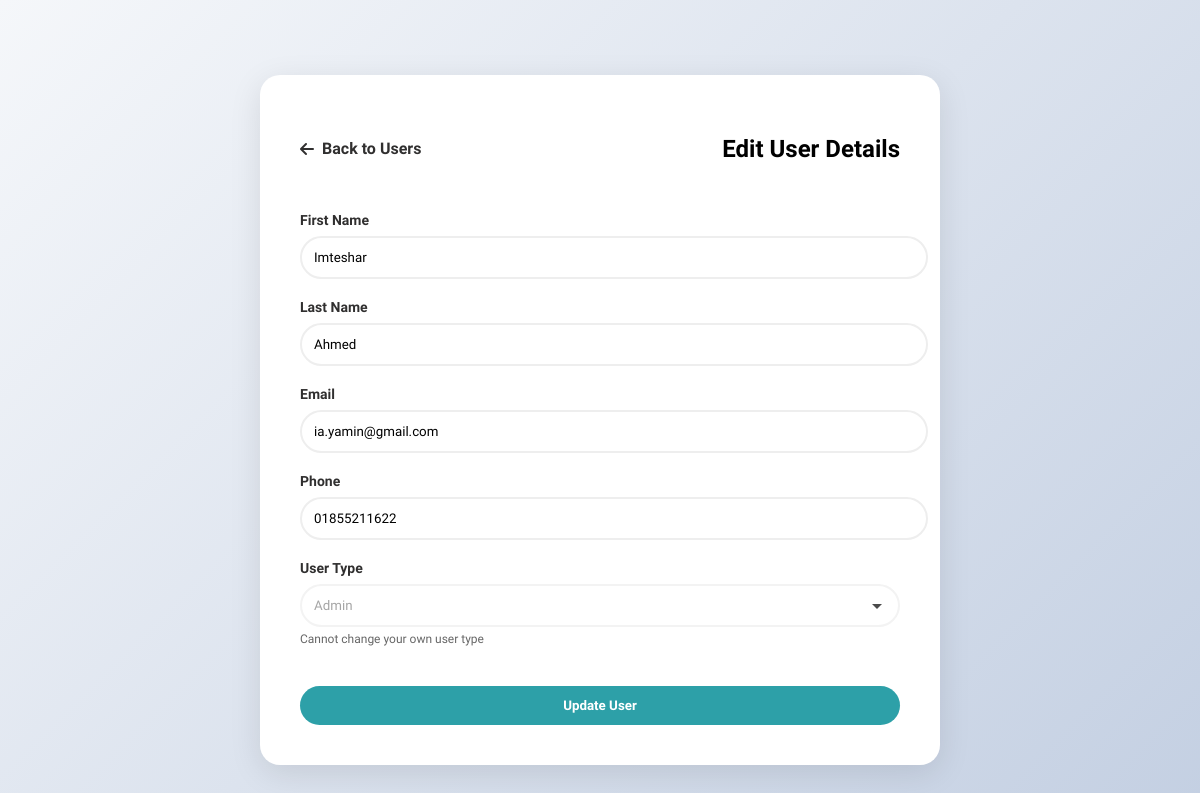
Page /website/admin_user_edit.php?id=32 (signed in) on the committed database.
### tables this page shows
CREATE TABLE `users` (
  `user_id` int(11) NOT NULL,
  `first_name` varchar(50) NOT NULL,
  `last_name` varchar(50) NOT NULL,
  `email` varchar(100) NOT NULL,
  `password` varchar(255) NOT NULL,
  `date_of_birth` date NOT NULL,
  `gender` enum('male','female') NOT NULL,
  `phone` varchar(15) NOT NULL,
  `user_type` enum('Customer','Admin') NOT NULL DEFAULT 'Customer',
  `reward_point` int(11) DEFAULT 0,
  `membership_level` enum('Gold','Silver','Bronze') NOT NULL DEFAULT 'Bronze',
  `created_at` timestamp NOT NULL DEFAULT current_timestamp()
);

### website/admin_user_edit.php (the view, shortened to what this page needs)
<?php
require_once 'config.php';
$user = null;
if (isset($_GET['id'])) {
    $stmt = $conn->prepare("SELECT * FROM users WHERE user_id = ?");
    $stmt->bind_param("i", $_GET['id']);
    $stmt->execute();
    $user = $stmt->get_result()->fetch_assoc();
}
?>
<!DOCTYPE html>
<html>
<head>
    <link rel="stylesheet" href="https://cdnjs.cloudflare.com/ajax/libs/font-awesome/6.0.0/css/all.min.css">
</head>
<body>
    <div class="user-form">
        <div class="form-header">
            <a href="admin_users.php" class="back-btn">
                <i class="fas fa-arrow-left"></i> Back to Users
            </a>
            <h2>Edit User Details</h2>
        </div>
        <?php if ($user): ?>
            <form method="POST">
                <div class="form-group">
                    <label>First Name</label>
                    <input type="text" name="first_name" value="<?php echo htmlspecialchars($user['first_name']); ?>" required>
                </div>
                <div class="form-group">
                    <label>Last Name</label>
                    <input type="text" name="last_name" value="<?php echo htmlspecialchars($user['last_name']); ?>" required>
                </div>
                <div class="form-group">
                    <label>Email</label>
                    <input type="email" name="email" value="<?php echo htmlspecialchars($user['email']); ?>" required>
                </div>
                <div class="form-group">
                    <label>Phone</label>
                    <input type="tel" name="phone" value="<?php echo htmlspecialchars($user['phone']); ?>" required>
                </div>
                <div class="form-group">
                    <label>User Type</label>
                    <select name="user_type" <?php echo ($user['user_id'] == $_SESSION['user_id']) ? 'disabled' : ''; ?>>
                        <option value="Admin" <?php echo $user['user_type'] === 'Admin' ? 'selected' : ''; ?>>Admin</option>
                    </select>
                    <?php if($user['user_id'] == $_SESSION['user_id']): ?>
                        <div class="form-help">Cannot change your own user type</div>
                    <?php endif; ?>
                </div>
                <button type="submit" class="submit-btn">Update User</button>
            </form>
        <?php endif; ?>
    </div>
</body>
</html>

### website/admin_user_edit.php (style rules this page uses)
body { font-family: 'Murecho', sans-serif; margin: 0; background: linear-gradient(135deg, #f5f7fa 0%, #c3cfe2 100%); min-height: 100vh; display: flex; align-items: center; justify-content: center; padding: 20px; }
.user-form { background: white; padding: 40px; border-radius: 20px; box-shadow: 0 8px 32px rgba(0,0,0,0.1); width: 100%; max-width: 600px; animation: slideIn 0.5s ease; }
.form-header { display: flex; justify-content: space-between; align-items: center; margin-bottom: 30px; }
.back-btn { color: rgb(48, 47, 47); text-decoration: none; display: flex; align-items: center; gap: 8px; font-weight: 700; transition: all 0.3s ease; }
.form-group { margin-bottom: 20px; }
.form-group label { display: block; margin-bottom: 8px; color: rgb(48, 47, 47); font-weight: 700; font-size: 14px; }
.form-group input { width: 100%; padding: 12px; border: 2px solid #eee; border-radius: 25px; transition: all 0.3s ease; font-family: 'Murecho', sans-serif; }
.form-group select { width: 100%; padding: 12px; border: 2px solid #eee; border-radius: 25px; transition: all 0.3s ease; font-family: 'Murecho', sans-serif; background: white; cursor: pointer; appearance: none; -webkit-appearance: none; -moz-appearance: none; background-repeat: no-repeat; background-position: right 15px center; }
.submit-btn { background: #2da0a8; color: white; border: none; padding: 12px 30px; border-radius: 25px; cursor: pointer; font-weight: 700; font-family: 'Murecho', sans-serif; transition: all 0.3s ease; width: 100%; margin-top: 20px; }
.form-help { color: #666; font-size: 12px; margin-top: 5px; }

### rows in the picture
users: first_name "Imteshar", last_name "Ahmed", email "ia.yamin@gmail.com", phone "01855211622", user_type "Admin"
